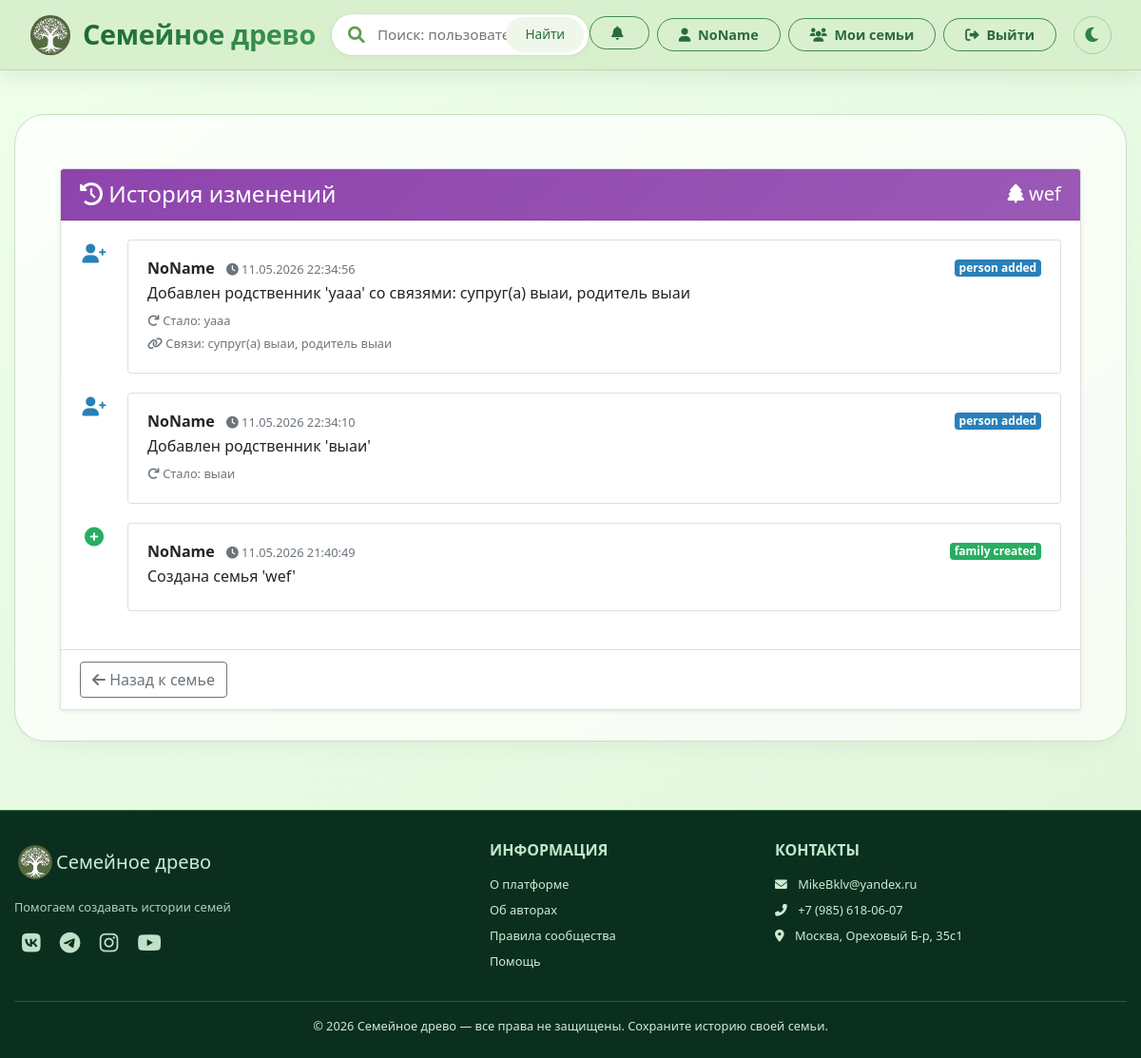
The app's page /family/3/history (signed in) with its own data.
### data/users.py (models this page shows, shortened)
class User(SqlAlchemyBase, UserMixin):
    __tablename__ = 'users'
    id = sqlalchemy.Column(sqlalchemy.Integer,
                           primary_key=True, autoincrement=True)
    name = sqlalchemy.Column(sqlalchemy.String, nullable=True, unique=True)
    email = sqlalchemy.Column(sqlalchemy.String,
                              index=True, unique=True, nullable=True)
    hashed_password = sqlalchemy.Column(sqlalchemy.String, nullable=True)
    created_date = sqlalchemy.Column(sqlalchemy.DateTime,
                                     default=datetime.datetime.now)
    is_admin = sqlalchemy.Column(sqlalchemy.Boolean, default=False, nullable=False)
    avatar = sqlalchemy.Column(sqlalchemy.String, nullable=True)

### data/families.py (models this page shows, shortened)
class Family(SqlAlchemyBase):
    __tablename__ = 'families'
    id = sqlalchemy.Column(sqlalchemy.Integer,
                           primary_key=True, autoincrement=True)
    family_name = sqlalchemy.Column(sqlalchemy.String, nullable=True)
    status = sqlalchemy.Column(sqlalchemy.Boolean, nullable=True)
    creator = sqlalchemy.Column(sqlalchemy.String, nullable=True)  # ID создателя
    editors = sqlalchemy.Column(sqlalchemy.String, nullable=True)  # JSON список редакторов
    members = sqlalchemy.Column(sqlalchemy.String, nullable=True)  # JSON список участников (все)
    persons = sqlalchemy.Column(sqlalchemy.String, nullable=True)
    data = sqlalchemy.Column(sqlalchemy.JSON, nullable=True)
    created_date = sqlalchemy.Column(sqlalchemy.DateTime,
                                     default=datetime.datetime.now)

### data/history.py (models this page shows)
class History(SqlAlchemyBase):
    __tablename__ = 'history'
    id = sqlalchemy.Column(sqlalchemy.Integer, primary_key=True, autoincrement=True)
    family_id = sqlalchemy.Column(sqlalchemy.Integer, nullable=False)
    user_id = sqlalchemy.Column(sqlalchemy.String, nullable=False)
    user_name = sqlalchemy.Column(sqlalchemy.String, nullable=False)
    action_type = sqlalchemy.Column(sqlalchemy.String, nullable=False)
    action_description = sqlalchemy.Column(sqlalchemy.String, nullable=False)
    entity_type = sqlalchemy.Column(sqlalchemy.String, nullable=True)
    entity_id = sqlalchemy.Column(sqlalchemy.String, nullable=True)
    old_data = sqlalchemy.Column(sqlalchemy.JSON, nullable=True)
    new_data = sqlalchemy.Column(sqlalchemy.JSON, nullable=True)
    created_at = sqlalchemy.Column(sqlalchemy.DateTime, default=datetime.datetime.now)

### main.py (the view)
@app.route('/family/<int:family_id>/history')
@login_required
def family_history(family_id):
    db_sess = db_session.create_session()
    try:
        family = db_sess.query(Family).filter(Family.id == family_id).first()
        if not family:
            flash('Семья не найдена', 'danger')
            return redirect(url_for('my_families'))
        members = json.loads(family.members) if family.members else []
        if str(current_user.id) not in members:
            flash('У вас нет доступа к истории этой семьи', 'danger')
            return redirect(url_for('family_page', family_id=family_id))
        history_records = db_sess.query(History).filter(
            History.family_id == family_id
        ).order_by(History.created_at.desc()).all()
        return render_template('family_history.html',
                               family=family,
                               history_records=history_records)
    finally:
        db_sess.close()

### templates/family_history.html (shortened to what this page needs)
{% extends "base.html" %}
{% block content %}
<div class="container mt-4">
    <div class="card shadow-sm rounded-4">
        <div class="card-header text-white rounded-top-4" style="background: linear-gradient(135deg, #8e44ad, #9b59b6);">
            <div class="d-flex justify-content-between align-items-center">
                <h4 class="mb-0">
                    <i class="fas fa-history"></i> История изменений
                </h4>
                <h5 class="mb-0">
                    <i class="fas fa-tree"></i> {{ family.family_name }}
                </h5>
            </div>
        </div>
        <div class="card-body">
            {% if history_records %}
                <div class="timeline">
                    {% for record in history_records %}
                        <div class="timeline-item">
                            <div class="timeline-badge">
                                {% if record.action_type == 'family_created' %}
                                    <i class="fas fa-plus-circle" style="color: #27ae60;"></i>
                                {% elif record.action_type == 'family_edited' %}
                                    <i class="fas fa-edit" style="color: #f39c12;"></i>
                                {% elif record.action_type == 'person_added' %}
                                    <i class="fas fa-user-plus" style="color: #2980b9;"></i>
                                {% elif record.action_type == 'person_edited' %}
                                    <i class="fas fa-user-edit" style="color: #f39c12;"></i>
                                {% elif record.action_type == 'person_deleted' %}
                                    <i class="fas fa-user-minus" style="color: #e74c3c;"></i>
                                {% elif record.action_type == 'member_added' %}
                                    <i class="fas fa-user-friends" style="color: #27ae60;"></i>
                                {% elif record.action_type == 'member_removed' %}
                                    <i class="fas fa-user-slash" style="color: #e74c3c;"></i>
                                {% else %}
                                    <i class="fas fa-info-circle" style="color: #95a5a6;"></i>
                                {% endif %}
                            </div>
                            <div class="timeline-content card mb-3">
                                <div class="card-body">
                                    <div class="d-flex justify-content-between align-items-start">
                                        <div>
                                            <h6 class="mb-1">
                                                <strong>{{ record.user_name }}</strong>
                                                <small class="text-muted ml-2">
                                                    <i class="fas fa-clock"></i> {{ record.created_at.strftime('%d.%m.%Y %H:%M:%S') }}
                                                </small>
                                            </h6>
                                            <p class="mb-1">{{ record.action_description }}</p>
                                            {% if record.old_data or record.new_data %}
                                                <small class="text-muted">
                                                    {% if record.new_data and record.new_data.get('name') %}
                                                        <i class="fas fa-redo"></i> Стало: {{ record.new_data.name }}
                                                    {% endif %}
                                                    {% if record.new_data and record.new_data.get('relations') %}
                                                        <br><i class="fas fa-link"></i> Связи: {{ record.new_data.relations|join(', ') }}
                                                    {% endif %}
                                                </small>
                                            {% endif %}
                                        </div>
                                        <span class="badge
                                            {% if record.action_type == 'family_created' %}badge-success
                                            {% elif record.action_type == 'family_edited' %}badge-warning
                                            {% elif record.action_type == 'person_added' %}badge-info
                                            {% elif record.action_type == 'person_edited' %}badge-warning
                                            {% elif record.action_type == 'person_deleted' %}badge-danger
                                            {% elif record.action_type == 'member_added' %}badge-success
                                            {% elif record.action_type == 'member_removed' %}badge-danger
                                            {% else %}badge-secondary{% endif %}">
                                            {{ record.action_type.replace('_', ' ') }}
                                        </span>
                                    </div>
                                </div>
                            </div>
                        </div>
                    {% endfor %}
                </div>
            {% else %}
                <div class="alert alert-info text-center">
                    <i class="fas fa-info-circle"></i> История изменений пуста
                </div>
            {% endif %}
        </div>
        <div class="card-footer bg-white">
            <a href="{{ url_for('families.family_page', family_id=family.id) }}" class="btn btn-outline-secondary">
                <i class="fas fa-arrow-left"></i> Назад к семье
            </a>
        </div>
    </div>
</div>
{% endblock %}

### templates/base.html (shortened to what this page needs)
<!doctype html>
<html lang="ru">
<head>
    <link rel="stylesheet"
          href="https://stackpath.bootstrapcdn.com/bootstrap/4.4.1/css/bootstrap.min.css"
>
    <link rel="stylesheet" href="https://cdnjs.cloudflare.com/ajax/libs/font-awesome/6.0.0-beta3/css/all.min.css">
    <link rel="stylesheet" href="{{ url_for('static', filename='css/notifications.css') }}">
    <link rel="stylesheet" href="/static/css/dark_theme.css">
</head>
<body>
<div class="wrapper">
    <header>
        <nav class="navbar navbar-expand-lg navbar-light bg-leaf fixed-top">
            <div class="container">
                <a class="navbar-brand" href="/">
                    <div href="/" class="logo-icon-nav" style="background: none; box-shadow: none;">
                        <img src="/static/img/icon.png" alt="Лого" style="width: 42px; height: 42px; border-radius: 21px;">
                    </div>
                    <h2 class="d-none d-sm-inline-block">Семейное древо</h2>
                </a>
                <div class="collapse navbar-collapse" id="navbarMain">
                    <div class="search-wrapper mx-auto">
                        <form class="search-form" action="{{ url_for('search.search') }}" method="get">
                            <input type="text" class="search-input" id="globalSearchInput"
                                   name="q"
                                   placeholder="Поиск: пользователи, семьи, родственники..."
                                   aria-label="Поиск">
                            <button type="submit" class="search-btn">Найти</button>
                        </form>
                    </div>
                    <ul class="navbar-nav ml-auto">
                        {% if current_user.is_authenticated %}
                        <li class="nav-item notification-dropdown mr-2">
                            <div class="notification-btn-wrapper">
                                <button class="btn btn-leaf-outline notification-trigger">
                                    <i class="fas fa-bell mr-1"></i>
                                    {% set messages = get_flashed_messages(with_categories=true) %}
                                </button>
                            </div>
                        </li>
                        {% endif %}
                        {% if current_user.is_authenticated %}
                        <div class="auth-buttons ml-auto d-flex align-items-center">
                            <a href="{{ url_for('auth.view_profile', user_id=current_user.id) }}" class="btn btn-leaf-outline mr-2">
                                <i class="fas fa-user mr-1"></i> {{ current_user.name }}
                            </a>
                            <a href="{{ url_for('families.my_families') }}" class="btn btn-leaf-outline mr-2">
                                <i class="fas fa-users mr-1"></i> Мои семьи
                            </a>
                            <a href="{{ url_for('auth.logout') }}" class="btn btn-leaf-outline mr-2">
                                <i class="fas fa-sign-out-alt mr-1"></i> Выйти
                            </a>
                            <button class="navbar-theme-toggle" id="navbarThemeToggle" title="Переключить тему">
                                <i class="fas fa-moon"></i>
                            </button>
                        </div>
                        {% endif %}
                    </ul>
                </div>
            </div>
        </nav>
        <div style="height: 88px;"></div>
    </header>
    <main role="main" class="container">
        <div class="content-block">
            {% block content %}{% endblock %}
        </div>
    </main>
</div>
<footer class="footer-emerald">
    <div class="container">
        <div class="row">
            <div class="col-md-5 mb-4 mb-md-0">
                <div class="d-flex align-items-center">
                    <div class="logo-icon-nav" style="background: none; box-shadow: none;">
                        <img src="/static/img/icon.png" alt="Лого" style="width: 36px; height: 36px; border-radius: 18px;">
                    </div>
                    <h5 class="mb-0 font-weight-light">Семейное древо</h5>
                </div>
                <p class="mt-3 small" style="opacity: 0.85;">Помогаем создавать истории семей</p>
                <div class="social-icons mt-2">
                    <a href="#" aria-label="VK"><i class="fab fa-vk"></i></a>
                    <a href="#" aria-label="Telegram"><i class="fab fa-telegram-plane"></i></a>
                    <a href="#" aria-label="Instagram"><i class="fab fa-instagram"></i></a>
                    <a href="#" aria-label="YouTube"><i class="fab fa-youtube"></i></a>
                </div>
            </div>
            <div class="col-md-3 mb-4 mb-md-0">
                <h6 class="text-uppercase mb-3" style="color: #c0e8cc; font-weight: 600;">Информация</h6>
                <ul class="list-unstyled small">
                    <li><a href="#" class="text-reset">О платформе</a></li>
                    <li class="mt-2"><a href="#" class="text-reset">Об авторах</a></li>
                    <li class="mt-2"><a href="#" class="text-reset">Правила сообщества</a></li>
                    <li class="mt-2"><a href="#" class="text-reset">Помощь</a></li>
                </ul>
            </div>
            <div class="col-md-4">
                <h6 class="text-uppercase mb-3" style="color: #c0e8cc; font-weight: 600;">Контакты</h6>
                <ul class="list-unstyled small">
                    <li><i class="fas fa-envelope mr-2"></i> MikeBklv@yandex.ru</li>
                    <li class="mt-2"><i class="fas fa-phone-alt mr-2"></i> +7 (985) 618-06-07</li>
                    <li class="mt-2"><i class="fas fa-map-marker-alt mr-2"></i> Москва, Ореховый Б-р, 35с1</li>
                </ul>
            </div>
        </div>
        <div class="border-top-light pt-3 mt-3 text-center small">
            &copy; 2026 Семейное древо — все права не защищены. Сохраните историю своей семьи.
        </div>
    </div>
</footer>
</body>
</html>

### records on screen
User: name "NoName"
Family: family_name "wef"
History: user_name "NoName", created_at "11.05.2026 22:34:56", action_description "Добавлен родственник 'уааа' со связями: супруг(а) выаи, родитель выаи", new_data.name "уааа", new_data.relations "супруг(а) выаи, родитель выаи", action_type.replace "person added"
History: user_name "NoName", created_at "11.05.2026 22:34:10", action_description "Добавлен родственник 'выаи'", new_data.name "выаи", action_type.replace "person added"
History: user_name "NoName", created_at "11.05.2026 21:40:49", action_description "Создана семья 'wef'", action_type.replace "family created"
